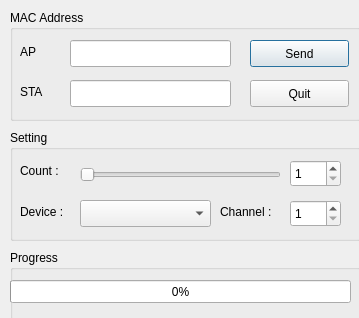
<?xml version="1.0" encoding="UTF-8"?>
<ui version="4.0">
 <class>SendDialog</class>
 <widget class="QDialog" name="SendDialog">
  <property name="geometry">
   <rect>
    <x>0</x>
    <y>0</y>
    <width>359</width>
    <height>318</height>
   </rect>
  </property>
  <property name="windowTitle">
   <string>Dialog</string>
  </property>
  <widget class="QGroupBox" name="groupBox_3">
   <property name="geometry">
    <rect>
     <x>10</x>
     <y>250</y>
     <width>351</width>
     <height>71</height>
    </rect>
   </property>
   <property name="title">
    <string>Progress</string>
   </property>
   <widget class="QProgressBar" name="progressBar">
    <property name="geometry">
     <rect>
      <x>0</x>
      <y>30</y>
      <width>341</width>
      <height>23</height>
     </rect>
    </property>
    <property name="value">
     <number>0</number>
    </property>
   </widget>
  </widget>
  <widget class="QGroupBox" name="groupBox">
   <property name="geometry">
    <rect>
     <x>10</x>
     <y>10</y>
     <width>351</width>
     <height>111</height>
    </rect>
   </property>
   <property name="title">
    <string>MAC Address</string>
   </property>
   <widget class="QLineEdit" name="lineEdit_AP">
    <property name="geometry">
     <rect>
      <x>60</x>
      <y>30</y>
      <width>161</width>
      <height>27</height>
     </rect>
    </property>
   </widget>
   <widget class="QLineEdit" name="lineEdit_STA">
    <property name="geometry">
     <rect>
      <x>60</x>
      <y>70</y>
      <width>161</width>
      <height>27</height>
     </rect>
    </property>
   </widget>
   <widget class="QLabel" name="label_AP">
    <property name="geometry">
     <rect>
      <x>10</x>
      <y>31</y>
      <width>67</width>
      <height>21</height>
     </rect>
    </property>
    <property name="text">
     <string>AP</string>
    </property>
   </widget>
   <widget class="QLabel" name="label_STA">
    <property name="geometry">
     <rect>
      <x>10</x>
      <y>71</y>
      <width>67</width>
      <height>21</height>
     </rect>
    </property>
    <property name="text">
     <string>STA</string>
    </property>
   </widget>
   <widget class="QPushButton" name="pbSend">
    <property name="geometry">
     <rect>
      <x>240</x>
      <y>30</y>
      <width>99</width>
      <height>27</height>
     </rect>
    </property>
    <property name="text">
     <string>Send</string>
    </property>
   </widget>
   <widget class="QPushButton" name="pbQuit">
    <property name="geometry">
     <rect>
      <x>240</x>
      <y>70</y>
      <width>99</width>
      <height>27</height>
     </rect>
    </property>
    <property name="text">
     <string>Quit</string>
    </property>
   </widget>
  </widget>
  <widget class="QGroupBox" name="groupBox_2">
   <property name="geometry">
    <rect>
     <x>10</x>
     <y>130</y>
     <width>351</width>
     <height>111</height>
    </rect>
   </property>
   <property name="title">
    <string>Setting</string>
   </property>
   <widget class="QLabel" name="label_count">
    <property name="geometry">
     <rect>
      <x>10</x>
      <y>31</y>
      <width>91</width>
      <height>20</height>
     </rect>
    </property>
    <property name="text">
     <string>Count : </string>
    </property>
   </widget>
   <widget class="QLabel" name="label_device">
    <property name="geometry">
     <rect>
      <x>10</x>
      <y>71</y>
      <width>171</width>
      <height>21</height>
     </rect>
    </property>
    <property name="text">
     <string>Device :</string>
    </property>
   </widget>
   <widget class="QLabel" name="label_channel">
    <property name="geometry">
     <rect>
      <x>210</x>
      <y>71</y>
      <width>111</width>
      <height>21</height>
     </rect>
    </property>
    <property name="text">
     <string>Channel : </string>
    </property>
   </widget>
   <widget class="QSpinBox" name="spinBox_Ch">
    <property name="geometry">
     <rect>
      <x>280</x>
      <y>70</y>
      <width>51</width>
      <height>27</height>
     </rect>
    </property>
    <property name="minimum">
     <number>1</number>
    </property>
    <property name="maximum">
     <number>14</number>
    </property>
    <property name="value">
     <number>1</number>
    </property>
   </widget>
   <widget class="QSlider" name="horizontalSlider">
    <property name="geometry">
     <rect>
      <x>70</x>
      <y>30</y>
      <width>201</width>
      <height>29</height>
     </rect>
    </property>
    <property name="orientation">
     <enum>Qt::Horizontal</enum>
    </property>
   </widget>
   <widget class="QComboBox" name="comboBox_Dev">
    <property name="geometry">
     <rect>
      <x>70</x>
      <y>70</y>
      <width>131</width>
      <height>27</height>
     </rect>
    </property>
   </widget>
   <widget class="QSpinBox" name="spinBox_Count">
    <property name="geometry">
     <rect>
      <x>280</x>
      <y>30</y>
      <width>51</width>
      <height>27</height>
     </rect>
    </property>
    <property name="minimum">
     <number>1</number>
    </property>
    <property name="maximum">
     <number>100</number>
    </property>
   </widget>
  </widget>
 </widget>
 <resources/>
 <connections>
  <connection>
   <sender>spinBox_Count</sender>
   <signal>valueChanged(int)</signal>
   <receiver>horizontalSlider</receiver>
   <slot>setValue(int)</slot>
   <hints>
    <hint type="sourcelabel">
     <x>315</x>
     <y>172</y>
    </hint>
    <hint type="destinationlabel">
     <x>183</x>
     <y>174</y>
    </hint>
   </hints>
  </connection>
  <connection>
   <sender>horizontalSlider</sender>
   <signal>valueChanged(int)</signal>
   <receiver>spinBox_Count</receiver>
   <slot>setValue(int)</slot>
   <hints>
    <hint type="sourcelabel">
     <x>151</x>
     <y>164</y>
    </hint>
    <hint type="destinationlabel">
     <x>326</x>
     <y>181</y>
    </hint>
   </hints>
  </connection>
 </connections>
</ui>
